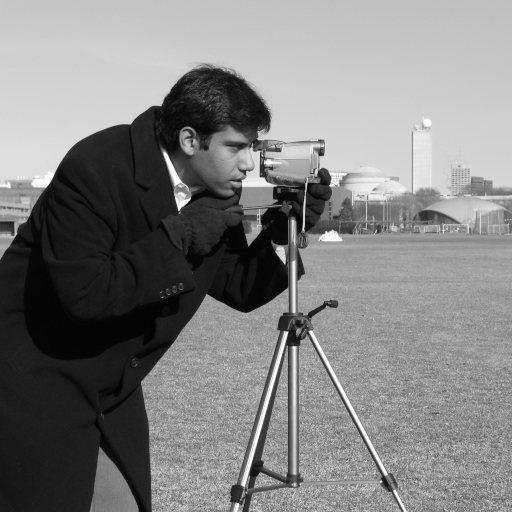
#> input picture skimage.data.camera(), 512 x 512 px
$ jupyter execute Lab2_ARTI403.ipynb   (shell and % lines are left out)
#> lines starting #> are read from the running program, lines starting #| are printed output that depends on the picture; after the words box and inside, x2 and y2 are one past the last pixel; in counts of white or black regions, pixels touching at a corner belong together
<div align="center">

# IMAM ABDULRAHMAN BIN FAISAL UNIVERSITY
### College of Computer Science and Information Technology
### Department of Computer Engineering

---

## ARTI 403 – Image Processing
## Student Procedural Manual — **Lab 2**
### Digital Image Fundamentals
**Academic Year 2026 – 2027**

</div>

---

| | |
|---|---|
| **Name** | **Nawaf Mohammed Alghamdi** |
| **ID** | **2240007352** |
| **Course** | ARTI 403 – Image Processing |
| **Session** | 2 — Digital Image Fundamentals (100 minutes) |

## 1 — Session Outcome

**Outcome #1:** Explain how digital images are represented and manipulated in a computer.

## 2 — Tools / Software

* Python 3
* Anaconda
* IDE for Python: Jupyter, Spyder
* Libraries: Pillow, OpenCV

## 3 — Images Used

The manual refers to `../images/lena_gray_256.tif`, `../images/cameraman.tif`,
`../images/A.png` and `../images/B.png`. This notebook is **self-contained** —
the setup cell below builds a local `images/` folder itself, so no other file
and no internet connection are needed.

| Manual | Used here | Why |
|---|---|---|
| `cameraman.tif` | `cameraman.tif` | `skimage.data.camera()` is the classic 512 × 512 cameraman test image. |
| `lena_gray_256.tif` | `astronaut_gray_256.tif` | *Lena* was retired from scikit-image for licensing and ethical reasons. `skimage.data.astronaut()` is converted to grayscale and resized to 256 × 256, matching the original's size and single-channel format. |
| `A.png`, `B.png` | `A.png`, `B.png` | Generated here as two overlapping binary shapes — a disk (set **A**) and a square (set **B**) — so that union, intersection and difference are visually meaningful. |

[cell 1]
import os

import numpy as np
import imageio.v3 as iio
import skimage.data
from skimage.color import rgb2gray
from skimage.draw import disk
from skimage.transform import resize
from skimage.util import img_as_ubyte

os.makedirs("images", exist_ok=True)
os.makedirs("outputs", exist_ok=True)

iio.imwrite("images/cameraman.tif", img_as_ubyte(skimage.data.camera()))

iio.imwrite(
    "images/astronaut_gray_256.tif",
    img_as_ubyte(resize(rgb2gray(skimage.data.astronaut()), (256, 256),
                        anti_aliasing=True)),
)
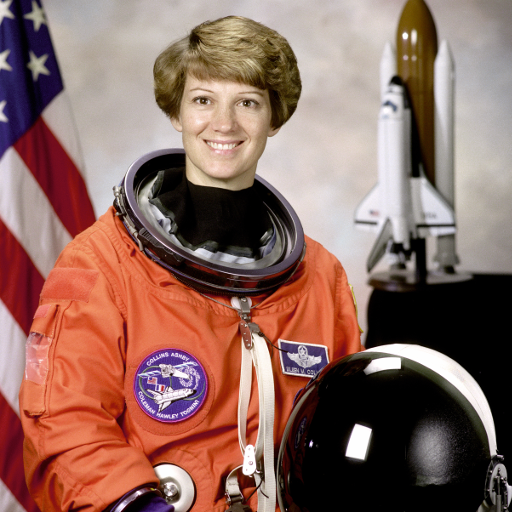
#> input picture skimage.data.astronaut(), 512 x 512 px

A = np.zeros((256, 256), dtype=np.uint8)
rows, cols = disk((128, 100), 75, shape=A.shape)
A[rows, cols] = 255
iio.imwrite("images/A.png", A)
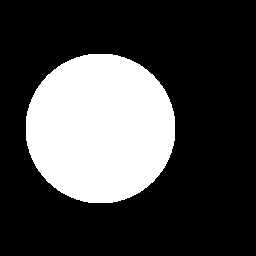
#> saved as A.png: shape (256, 256); 26.9% white; 1 white region, box (x1, y1, x2, y2) and area: (26, 54, 175, 203) 17645

B = np.zeros((256, 256), dtype=np.uint8)
B[70:190, 130:245] = 255
iio.imwrite("images/B.png", B)

print(f"{'file':<28}{'shape':<16}{'size':>10}")
print("-" * 54)
for f in sorted(os.listdir("images")):
    im = iio.imread("images/" + f)
    print(f"{f:<28}{str(im.shape):<16}{os.path.getsize('images/' + f)/1024:>8.1f} KB")

---

# 4 — Image Sampling and Quantization

**Sampling** reduces the *spatial* resolution — how many pixels the image has.
**Quantization** reduces the *intensity* resolution — how many gray levels each
pixel is allowed to take. Together they are the two steps that turn a
continuous scene into a finite array of numbers.

## Step #1 — Import the libraries

[cell 2]
import cv2
import numpy as np
import matplotlib.pyplot as plt

plt.rcParams['figure.dpi'] = 72

## Step #2 — Define Functions

[cell 3]
def sample_image(image, factor):
    """
    Downsamples the image by the given factor.
    Args:
        image (numpy array): Original image.
        factor (int): Factor by which to downsample.
    Returns:
        numpy array: Downsampled image.
    """
#> called with factor = 14
    height, width = image.shape[:2]
    sampled_image = cv2.resize(image, (width // factor, height // factor), interpolation=cv2.INTER_NEAREST)
    return sampled_image


def quantize_image(image, levels):
    """
    Reduces the number of grayscale levels in the image.
    Args:
        image (numpy array): Original image.
        levels (int): Number of grayscale levels.
    Returns:
        numpy array: Quantized image.
    """
#> called with levels = 9
    quantized_image = np.floor(image / (256 // levels)) * (256 // levels)
    quantized_image = quantized_image.astype(np.uint8)
    return quantized_image


def plot_images(original, sampled, quantized):
    """
    Plots the original, sampled, and quantized images side by side.
    Args:
        original (numpy array): Original image.
        sampled (numpy array): Sampled image.
        quantized (numpy array): Quantized image.
    """
    plt.figure(figsize=(12, 4))
    plt.subplot(1, 3, 1)
    plt.imshow(original, cmap='gray')
    plt.title('Original Image')
    plt.axis('off')
    plt.subplot(1, 3, 2)
    plt.imshow(sampled, cmap='gray')
    plt.title('Sampled Image')
    plt.axis('off')
    plt.subplot(1, 3, 3)
    plt.imshow(quantized, cmap='gray')
    plt.title('Quantized Image')
    plt.axis('off')
    plt.show()

## Step #3 — Import the image and set the parameters

[cell 4]
image_path='images/astronaut_gray_256.tif'
sampling_factor=14
quantization_levels=9

# Load image in grayscale
original_image = cv2.imread(image_path, cv2.IMREAD_GRAYSCALE)
if original_image is None:
    print(f"Error: Unable to load image at {image_path}")

# Sample and quantize
sampled_image = sample_image(original_image, sampling_factor)
quantized_image = quantize_image(original_image, quantization_levels)

# Plot results
plot_images(original_image, sampled_image, quantized_image)

[cell 5]
print(f"original  : {original_image.shape}, {len(np.unique(original_image))} gray levels")
#| original  : (256, 256), 255 gray levels
print(f"sampled   : {sampled_image.shape}, {len(np.unique(sampled_image))} gray levels")
#| sampled   : (18, 18), 163 gray levels
print(f"quantized : {quantized_image.shape}, {len(np.unique(quantized_image))} gray levels")
#| quantized : (256, 256), 10 gray levels
print(f"\nsampling factor {sampling_factor} -> "
      f"{original_image.size / sampled_image.size:.1f}x fewer pixels")
#| sampling factor 14 -> 202.3x fewer pixels
print(f"quantization step = 256 // {quantization_levels} = {256 // quantization_levels}")
print(f"levels actually produced: {np.unique(quantized_image)}")
#| levels actually produced: [  0  28  56  84 112 140 168 196 224 252]

Two things worth noticing in the numbers above.

`plt.imshow` stretches the sampled image back to the same on-screen size, so the
middle panel does not *look* smaller — it looks blocky instead. That blockiness
is the loss of spatial resolution.

The quantizer was asked for 9 levels but produced 10. `256 // 9` is 28, and
`floor(255/28) * 28` gives 252, so the output values are 0, 28, 56, …, 252 —
ten of them. Integer division only lands exactly on the requested count when
`levels` divides 256, i.e. for powers of two.

---

# Task #1 — Change the sampling and quantization parameters and observe the effects

## 1.1 Varying the sampling factor

[cell 6]
factors = [1, 2, 4, 8, 16, 32]

fig, axes = plt.subplots(1, len(factors), figsize=(17, 3.2))
for ax, factor in zip(axes, factors):
    sampled = sample_image(original_image, factor)
    ax.imshow(sampled, cmap='gray')
    ax.set_title(f"factor {factor}\n{sampled.shape[0]}x{sampled.shape[1]}", fontsize=9)
    ax.axis('off')
plt.tight_layout()
plt.savefig("outputs/task1_sampling.png", dpi=100, bbox_inches="tight")
plt.show()

print(f"{'factor':<10}{'size':<14}{'pixels':>10}{'% of original':>16}")
print("-" * 50)
for factor in factors:
    sampled = sample_image(original_image, factor)
    print(f"{factor:<10}{str(sampled.shape):<14}{sampled.size:>10}"
          f"{100 * sampled.size / original_image.size:>15.2f}%")

Down to a factor of 4 the image is still perfectly readable. At 8 the face
starts to break up, and by 16 and 32 the image has collapsed into a handful of
large blocks — this is **checkerboard effect**, the visible consequence of
sampling below the level of detail the scene contains.

## 1.2 Varying the number of quantization levels

[cell 7]
levels_list = [256, 64, 16, 8, 4, 2]

fig, axes = plt.subplots(1, len(levels_list), figsize=(17, 3.2))
for ax, levels in zip(axes, levels_list):
    quantized = quantize_image(original_image, levels)
    ax.imshow(quantized, cmap='gray', vmin=0, vmax=255)
    bits = int(np.log2(levels))
    ax.set_title(f"{levels} levels\n{bits} bit(s)/pixel", fontsize=9)
    ax.axis('off')
plt.tight_layout()
plt.savefig("outputs/task1_quantization.png", dpi=100, bbox_inches="tight")
plt.show()

print(f"{'levels':<10}{'bits/pixel':<14}{'unique values':>16}")
print("-" * 42)
for levels in levels_list:
    quantized = quantize_image(original_image, levels)
    print(f"{levels:<10}{int(np.log2(levels)):<14}{len(np.unique(quantized)):>16}")
#> this loop made 6 passes
#| 256       8                          255
#| 64        6                           64
#| 16        4                           16
#| 8         3                            8
#| 4         2                            4
#> (further printed lines are left out)
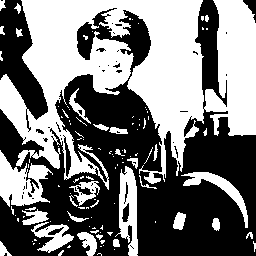
#> quantized: shape (256, 256); values 0 (black) and 128 (white), 47.7% white; 113 white regions (83 under 20 px), largest, box (x1, y1, x2, y2) and area: (0, 0, 256, 190) 24660, (0, 150, 53, 207) 1590, (115, 166, 138, 256) 1145

Quantization degrades very differently from sampling. The image keeps its full
sharpness all the way down to 16 levels — the outline of the astronaut is still
crisp. What appears instead is **false contouring**: smooth gradients such as
the background and the cheek break into flat bands with visible edges between
them, because neighbouring intensities that used to differ by 1 are now forced
onto the same level. At 2 levels the image is a pure black-and-white silhouette.

## 1.3 Both effects together

[cell 8]
factors = [1, 4, 16]
levels_list = [256, 16, 4]

fig, axes = plt.subplots(len(factors), len(levels_list), figsize=(9, 9))
for row, factor in enumerate(factors):
    for col, levels in enumerate(levels_list):
        result = quantize_image(sample_image(original_image, factor), levels)
        ax = axes[row, col]
        ax.imshow(result, cmap='gray', vmin=0, vmax=255)
        ax.set_title(f"factor {factor}, {levels} levels", fontsize=9)
        ax.axis('off')
#> this loop made 3 passes
#> pass 1, in quantize_image (call 16), `quantized_image = np.floor(image / (256 // levels)) * (256 // levels)`:
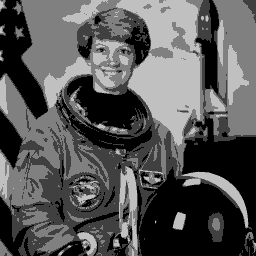
#> quantized_image: shape (256, 256) float64; min 0, max 192, mean 86.3
plt.tight_layout()
plt.savefig("outputs/task1_combined.png", dpi=100, bbox_inches="tight")
plt.show()

Reading down a column shows sampling alone; reading across a row shows
quantization alone. The bottom-right image uses a factor of 16 and 4 levels —
it holds 256 pixels at 2 bits each, roughly 64 bytes, against 65,536 bytes for
the original.

---

# 5 — Arithmetic Operations

[cell 9]
from PIL import Image

img1=Image.open('images/astronaut_gray_256.tif')
img2=Image.open('images/cameraman.tif')
#> img2 is the input picture: PIL image 512x512 L; min 0, max 255, mean 129.1

resize=(400,400)
img1=img1.resize(resize,Image.Resampling.LANCZOS)
img2=img2.resize(resize,Image.Resampling.LANCZOS)
#> img2: PIL image 400x400 L

im1arr=np.asarray(img1)
im2arr=np.asarray(img2)

addition=im1arr+im2arr
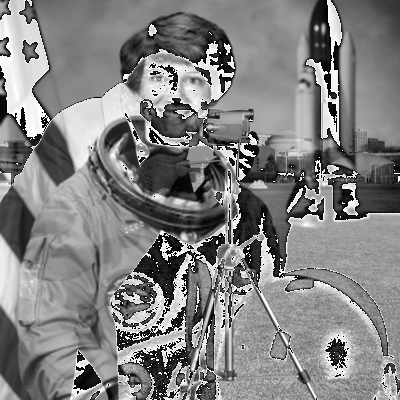
#> addition: shape (400, 400); min 0, max 255, mean 129.8
resultImage=Image.fromarray(addition)
display(resultImage)

The result is full of bright speckles in places where both images were already
bright. This is **`uint8` wrap-around**: NumPy adds the two arrays modulo 256,
so 200 + 100 becomes 44 rather than saturating at 255. A pixel that should be
"very bright" wraps around and comes out dark.

The two standard fixes are `cv2.add`, which saturates, and casting to a wider
type before clipping. Averaging the two images keeps the result in range by
construction.

[cell 10]
wrapped = im1arr + im2arr
saturated = cv2.add(im1arr, im2arr)
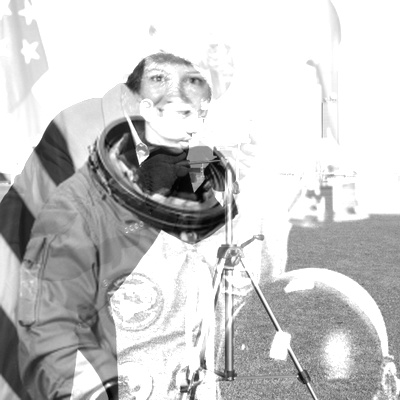
#> saturated: shape (400, 400); min 1, max 255, mean 200.5
clipped = np.clip(im1arr.astype(np.int16) + im2arr.astype(np.int16), 0, 255).astype(np.uint8)
averaged = ((im1arr.astype(np.int16) + im2arr.astype(np.int16)) // 2).astype(np.uint8)
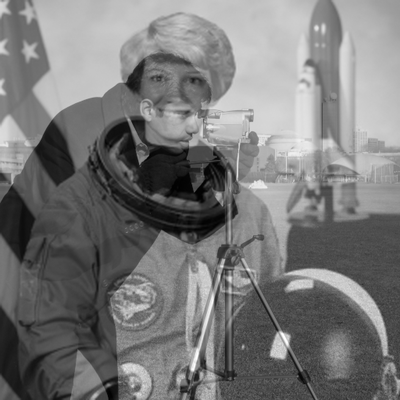
#> averaged: shape (400, 400); min 0, max 255, mean 120.6

fig, axes = plt.subplots(1, 4, figsize=(15, 4))
for ax, image, title in zip(
    axes,
    [wrapped, saturated, clipped, averaged],
    ["im1arr + im2arr (wraps)", "cv2.add (saturates)",
     "int16 then clip", "(im1 + im2) // 2"],
):
    ax.imshow(image, cmap='gray', vmin=0, vmax=255)
    ax.set_title(title, fontsize=10)
    ax.axis('off')
#> this loop made 4 passes
#> title on passes 1 to 4: 'im1arr + im2arr (wraps)', 'cv2.add (saturates)', 'int16 then clip', '(im1 + im2) // 2'
plt.tight_layout()
plt.savefig("outputs/arithmetic_addition.png", dpi=100, bbox_inches="tight")
plt.show()

overflowed = (im1arr.astype(np.int16) + im2arr.astype(np.int16)) > 255
#> overflowed: shape (400, 400) bool; 43.7% white; 156 white regions (124 under 20 px), largest, box (x1, y1, x2, y2) and area: (19, 0, 400, 356) 54576, (111, 233, 225, 400) 8974, (0, 66, 42, 185) 1969
print(f"pixels that overflow: {overflowed.sum():,} of {im1arr.size:,} "
      f"({overflowed.mean():.1%})")
#| pixels that overflow: 69,974 of 160,000 (43.7%)

---

# 6 — Sets and Logical Operations

[cell 11]
img3=Image.open('images/A.png')
display(img3)
img4=Image.open('images/B.png')
display(img4)

resize=(400,400)
img3=img3.resize(resize,Image.Resampling.LANCZOS)
img4=img4.resize(resize,Image.Resampling.LANCZOS)

im3arr=np.asarray(img3)
im4arr=np.asarray(img4)

union=im4arr|im3arr
resultImage2=Image.fromarray(union)
display(resultImage2)

`A` is a disk and `B` is a square, positioned so that they overlap. The union
`A | B` is every pixel belonging to either shape.

Because both images only contain the values 0 and 255, the bitwise OR behaves
exactly like a set union. The full family of logical operators is shown below.

[cell 12]
A = (im3arr > 127)
#> A: shape (400, 400) bool; 26.9% white; 1 white region, box (x1, y1, x2, y2) and area: (41, 84, 274, 317) 43063
B = (im4arr > 127)
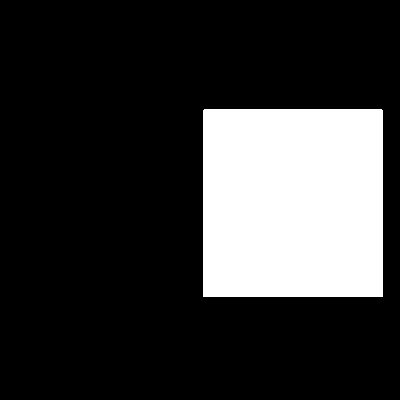
#> B: shape (400, 400) bool; 21.1% white; 1 white region, box (x1, y1, x2, y2) and area: (203, 109, 383, 297) 33838

operations = [
    (A, "A"),
    (B, "B"),
    (A | B, "A | B  (union)"),
    (A & B, "A & B  (intersection)"),
    (A & ~B, "A & ~B  (difference)"),
    (A ^ B, "A ^ B  (symmetric difference)"),
    (~A, "~A  (complement)"),
]

fig, axes = plt.subplots(1, len(operations), figsize=(18, 3))
for ax, (result, title) in zip(axes, operations):
    ax.imshow(result, cmap='gray', vmin=0, vmax=1)
    ax.set_title(title, fontsize=9)
    ax.axis('off')
#> this loop made 7 passes
plt.tight_layout()
plt.savefig("outputs/set_operations_binary.png", dpi=100, bbox_inches="tight")
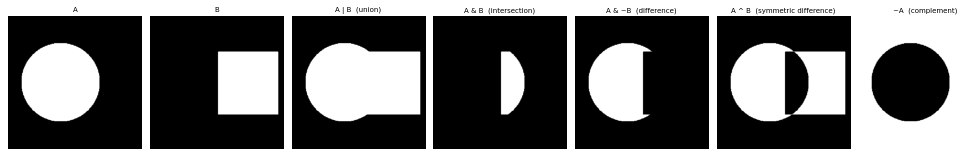
#> figure drawn by matplotlib, 7 panels
plt.show()

total = A.size
print(f"{'set':<28}{'pixels':>10}{'% of image':>14}")
print("-" * 54)
for result, title in operations:
    print(f"{title:<28}{result.sum():>10}{100 * result.mean():>13.1f}%")

---

# Task #2 — Read two images, convert them into arrays, and perform operations

The two images are read once here and reused for every part of the task.

[cell 13]
resize=(400,400)

imgA = Image.open('images/astronaut_gray_256.tif').resize(resize, Image.Resampling.LANCZOS)
imgB = Image.open('images/cameraman.tif').resize(resize, Image.Resampling.LANCZOS)

arrA = np.asarray(imgA)
arrB = np.asarray(imgB)

print(f"arrA: {arrA.shape}, {arrA.dtype}, range {arrA.min()}-{arrA.max()}")
#| arrA: (400, 400), uint8, range 0-255
print(f"arrB: {arrB.shape}, {arrB.dtype}, range {arrB.min()}-{arrB.max()}")
#| arrB: (400, 400), uint8, range 0-255

fig, axes = plt.subplots(1, 2, figsize=(8, 4))
axes[0].imshow(arrA, cmap='gray'); axes[0].set_title("Image A (astronaut)")
axes[1].imshow(arrB, cmap='gray'); axes[1].set_title("Image B (cameraman)")
for ax in axes:
    ax.axis('off')
plt.tight_layout()
plt.show()

## 2.1 Subtract two images and display the result

Subtraction has the mirror image of the addition problem: `uint8` cannot hold a
negative number, so 50 − 100 wraps around to 206. Three versions are shown —
the raw wrapping subtraction, `cv2.subtract` which clamps at 0, and the
absolute difference, which is what is normally wanted when comparing two
images.

[cell 14]
sub_wrapped = arrA - arrB
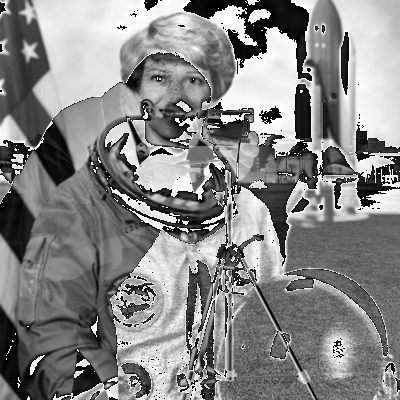
#> sub_wrapped: shape (400, 400); min 0, max 255, mean 134.5
sub_saturated = cv2.subtract(arrA, arrB)
sub_absolute = cv2.absdiff(arrA, arrB)
#> (the rest of the program and of its run is left out)
